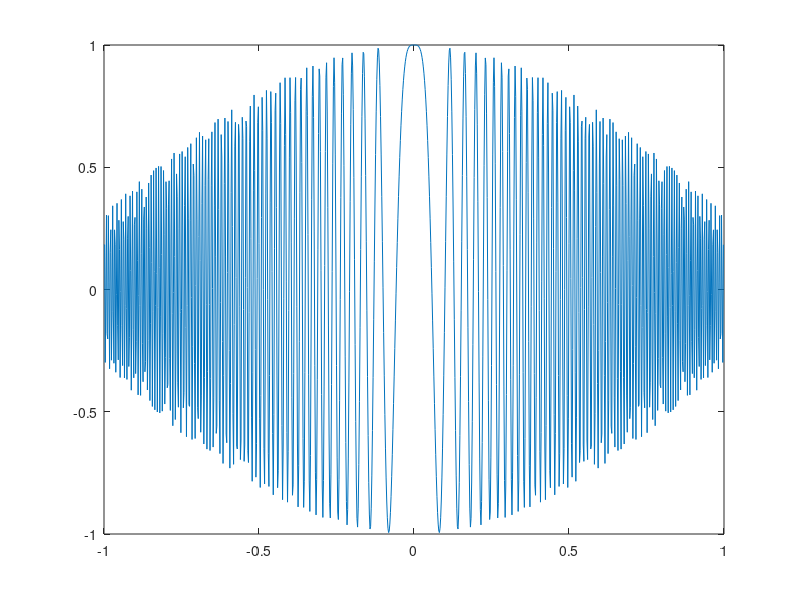
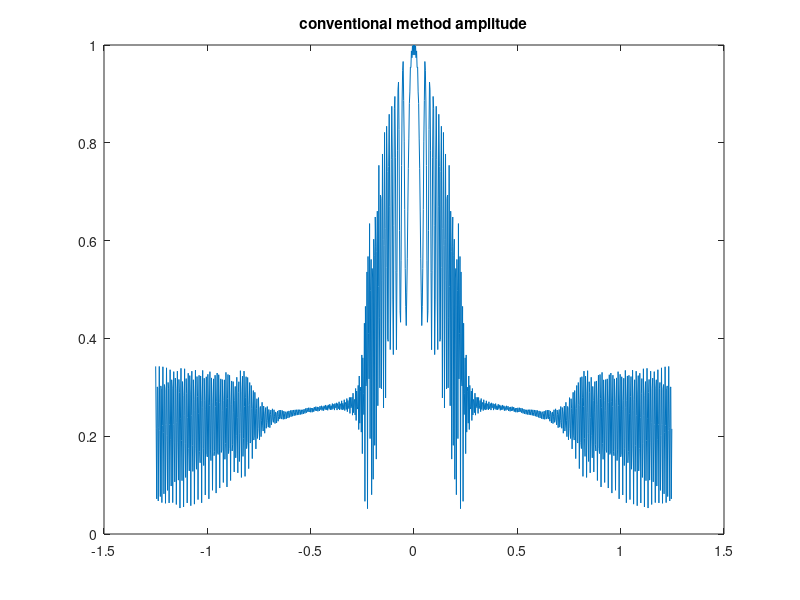

Here is the MATLAB script that generated these plots, in order: (Note: this script raises an error after producing the figures.)
clc
clear all
close all

iflag = -1;
eps = 10^(-12);


z = 10;                                            % propagation distance (mm)
n0 = 1000;                                         % sampling number
pitch = 0.002;                                     % sampling interval
lb = n0*pitch;
xb = linspace(-lb/2,lb/2-lb/n0,n0)';

maxf = 150;                                        % maximum spatial frequency of the input chirp grating (1/mm)
t = chirp(xb,0,max(xb),maxf).*cos(0.4*pi*xb);      % input chirp grating
figure,plot(xb,t)

lam = 500e-6;                                      % illumination wavelength (mm)
k = 2*pi/lam;

%% conventional method
tic
l0 = n0*pitch;
x0 = linspace(-l0/2,l0/2-l0/n0,n0)';
chirp0 = exp(1i*k/2/z*x0.^2);
t_c0 = t.*chirp0;
t_pro0 = fftshift(fft(fftshift((t_c0))));
toc
figure,plot(x0*lam*z/pitch/max(abs(x0))/2,abs(t_pro0)/max(abs(t_pro0)))
title('conventional method amplitude')


%% proposed method
tic
t_FT = fftshift(fft(fftshift(t)));
t_FT_pad = padarray(t_FT,n0/2);
t_pad = ifftshift(ifft(ifftshift(t_FT_pad)));
n = size(t_pad,1);
pitchn = lb/n;
l = n*pitchn;
x = linspace(-l/2,l/2-l/n,n)';
chirp1 = exp(1i*k/2/z*x.^2);
t_c = t_pad.*chirp1;
L = lam*z/pitch;
X = linspace(-L/2,L/2-L/n,n)';
fX = X/lam/z;
K = n/2/(1/2/pitchn);
t_pro2 = nufft1d3(n,x/max(abs(x))*pi,t_c,iflag,eps,n,(fX)*K);
toc
t_pro2 = exp(1i*k/2/z*X.^2).*t_pro2/max(abs(t_pro2));
figure,plot(X,abs(t_pro2));title('proposed method amplitude')


%% analytical integral 
uu = zeros(n,1);
tic
for j = 1:n
    fun = @(xn) 1/2/pi*z./sqrt((X(j)-xn).^2+z^2).*(1./sqrt((X(j)-xn).^2+z^2)...
               -1i*k).*exp(1i*k*sqrt((X(j)-xn).^2+z^2))./sqrt((X(j)-xn).^2+z^2).*chirp(xn,0,max(xb),maxf).*cos(0.4*pi*xn);
           uu(j,1) = integral(fun,min(xb),max(xb));
end
toc
uu = uu/max(abs(uu));
amplitude_rsi = abs(uu);
figure,plot(X,amplitude_rsi);title('Analytical integral amplitude')









